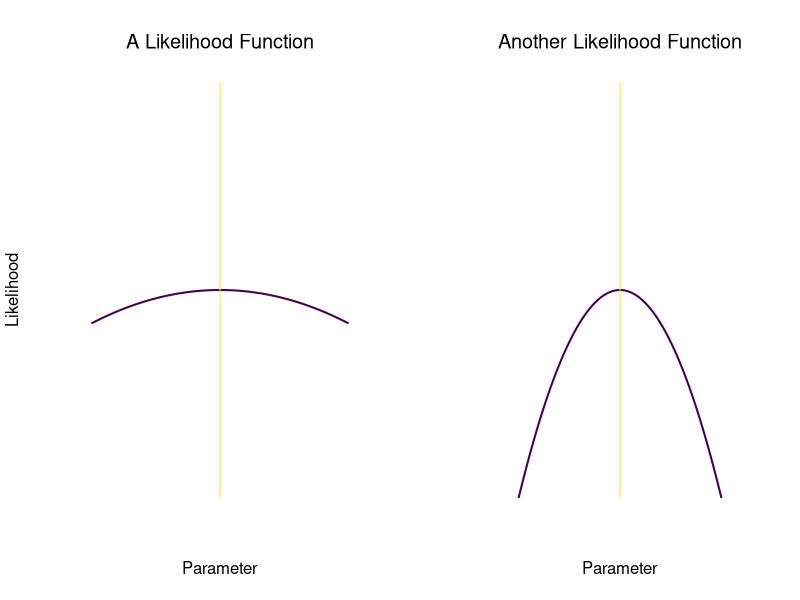
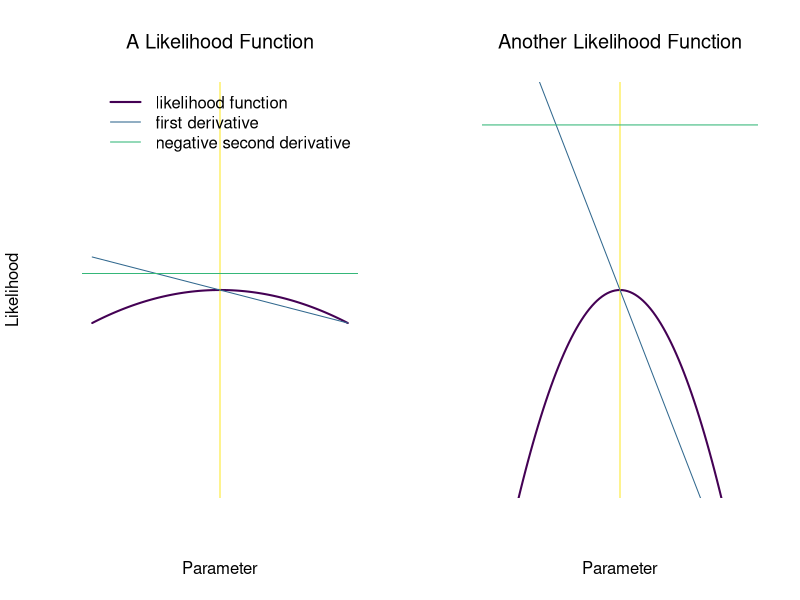
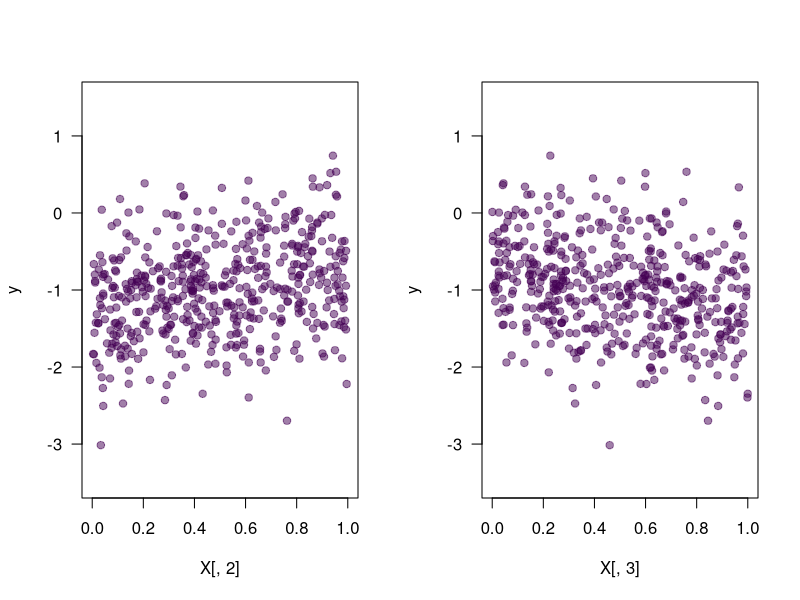
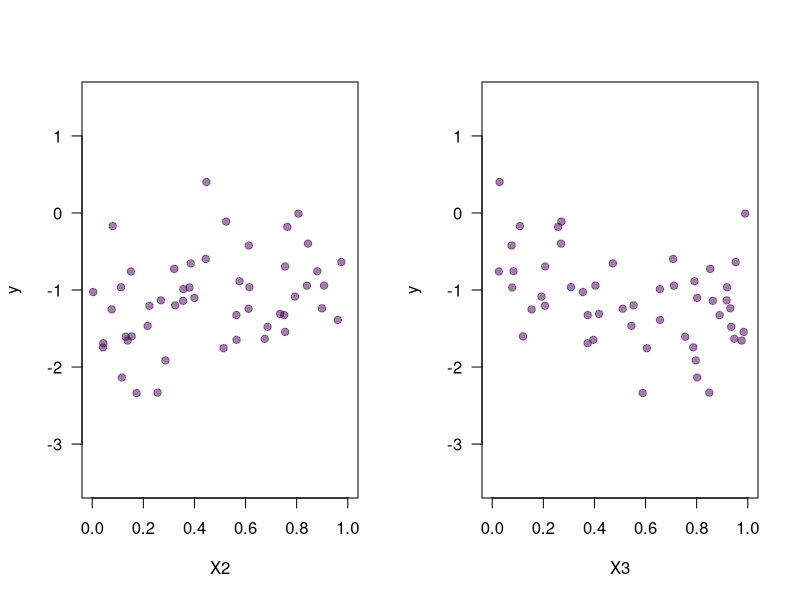
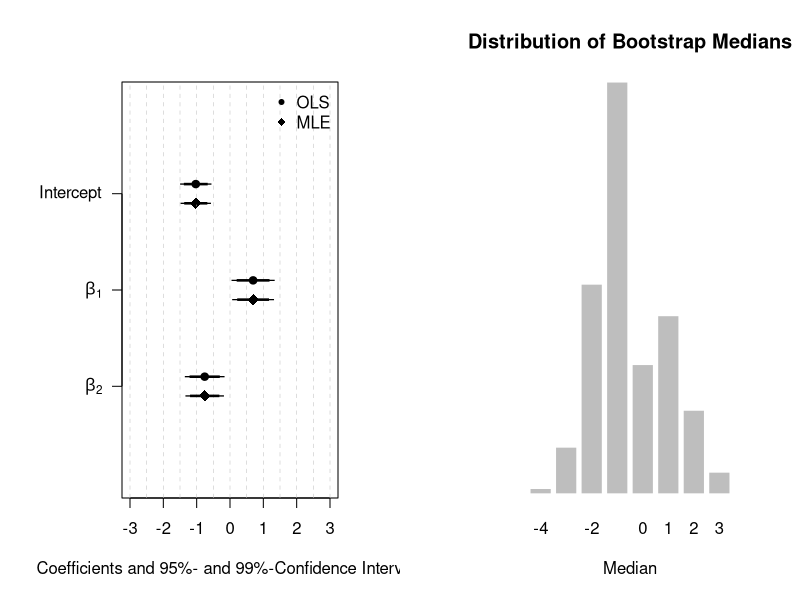
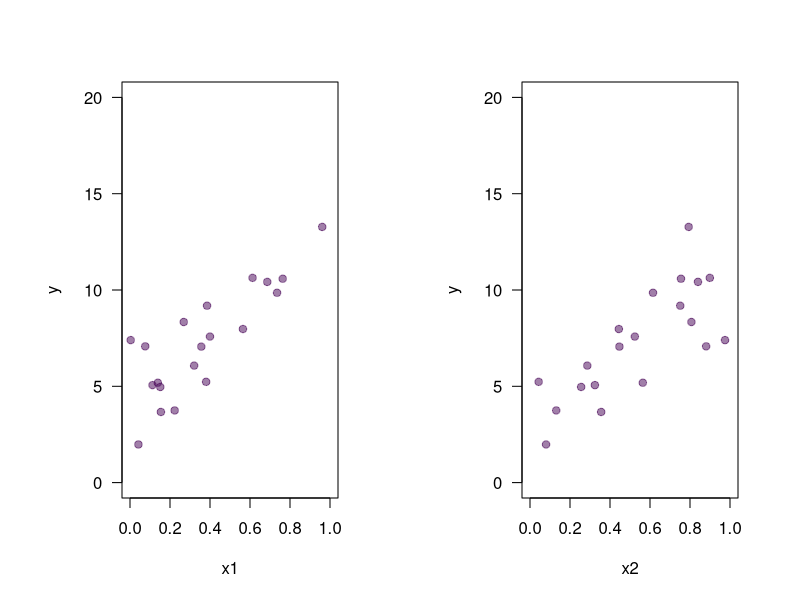

These figures' R source, in order:
## ---- chunk 1
# The first line sets an option for the final document that can be produced from
# the .Rmd file. Don't worry about it.
knitr::opts_chunk$set(echo = TRUE)

# The next bit (lines 50-69) is quite powerful and useful. 
# First you define which packages you need for your analysis and assign it to 
# the p_needed object. 
p_needed <-
  c("viridis", "knitr")

# Now you check which packages are already installed on your computer.
# The function installed.packages() returns a vector with all the installed 
# packages.
packages <- rownames(installed.packages())
# Then you check which of the packages you need are not installed on your 
# computer yet. Essentially you compare the vector p_needed with the vector
# packages. The result of this comparison is assigned to p_to_install.
p_to_install <- p_needed[!(p_needed %in% packages)]
# If at least one element is in p_to_install you then install those missing
# packages.
if (length(p_to_install) > 0) {
  install.packages(p_to_install)
}
# Now that all packages are installed on the computer, you can load them for
# this project. Additionally the expression returns whether the packages were
# successfully loaded.
sapply(p_needed, require, character.only = TRUE)
## ---- chunk 2
par(mfrow = c(1, 2))
curve(-0.3*x^2,
      from = -2,
      to = 2,
      main = "A Likelihood Function",
      font.main = 1,
      ylim = c(-7, 7),
      yaxt = "n",
      xaxt = "n",
      ylab = "Likelihood",
      xlab = "Parameter",
      bty = "n",
      lwd = 2,
      col = viridis(1))
abline(v = 0,
       col = viridis(2)[2])
curve(-3*x^2,
      from = -2,
      to = 2,
      main = "Another Likelihood Function",
      font.main = 1,
      ylim = c(-7, 7),
      yaxt = "n",
      xaxt = "n",
      ylab = "",
      xlab = "Parameter",
      bty = "n",
      lwd = 2,
      col = viridis(1))
abline(v = 0,
       col = viridis(2)[2])
## ---- chunk 3
par(mfrow = c(1, 2))
curve(-0.3*x^2,
      from = -2,
      to = 2,
      main = "A Likelihood Function",
      font.main = 1,
      ylim = c(-7, 7),
      yaxt = "n",
      xaxt = "n",
      ylab = "Likelihood",
      xlab = "Parameter",
      bty = "n",
      lwd = 2,
      col = viridis(1))
abline(v = 0,
       col = viridis(4)[4])
curve(2*(-0.3)*x, # first derivative
      add = T,
      col = viridis(4)[2])
abline(h = -2*(-0.3), # second derivative 
       col = viridis(4)[3])
legend("topright",
       legend = c("likelihood function",
                  "first derivative",
                  "negative second derivative"),
       col = viridis(4)[c(1:3)],
       lwd = c(2,1,1),
       bty = "n")
curve(-3*x^2,
      from = -2,
      to = 2,
      main = "Another Likelihood Function",
      font.main = 1,
      ylim = c(-7, 7),
      yaxt = "n",
      xaxt = "n",
      ylab = "",
      xlab = "Parameter",
      bty = "n",
      lwd = 2,
      col = viridis(1))
abline(v = 0,
       col = viridis(4)[4])
curve(2*(-3)*x, 
      add = T,
      col = viridis(4)[2])
abline(h = -2*(-3),
       col = viridis(4)[3])

## ---- chunk 4

ll_linear <- function(theta, y, X) {
  N <- nrow(X) # Number of observations
  k <- ncol(X) # Number of betas
  
  # Subset the parameter vector theta
  beta_hat <- theta[1:k]
  gamma_hat <- theta[k + 1]
  
  # Ensure that sigma2 is positive
  sigma2_hat <- exp(gamma_hat)
  
  # Calculate the residuals
  e <- y - X %*% beta_hat
  
  # Write down the log-likelihood
  
  llik <-
    -1 / 2 * N * log(2 * pi) - 1 / 2 * N * log(sigma2_hat) - 
    ((t(e) %*% e) / (2 * sigma2_hat))
  
  # Return the log-likelihood for optim()
  return(llik)
}
## ---- chunk 5

set.seed(20230316)

n <- 500
X <- cbind(1, runif(n), runif(n))
beta <- c(-1, 0.6, -0.6)
sigma2 <- 0.3
e <- rnorm(n, 
           mean = 0, 
           sd = sqrt(sigma2)) # Why do we use the sqrt() here?

y <- X %*% beta + e

# Let's quickly plot the bivariate distributions

par(mfrow = c(1, 2))

plot(X[,2], y,
     xlim = c(0,1),
     ylim = c(-3.5, 1.5),
     pch = 19,
     col = viridis(1, 0.5),
     las = 1)
plot(X[,3], y,
     xlim = c(0,1),
     ylim = c(-3.5, 1.5),
     pch = 19,
     col = viridis(1, 0.5),
     las = 1)

## ---- chunk 6

# starting values for theta
startvals <- c(0, 0, 0, 0)

# optimization
res <- optim(
  startvals,
  ll_linear,
  y = y,
  X = X,
  control = list(fnscale = -1),
  method = "L-BFGS-B",
  hessian = TRUE
)

res$par
beta

exp(res$par[4])
sigma2
## ---- chunk 7
res$hessian
## ---- chunk 8
set.seed(20230316)

# we simulate 50 instead of 500 observations
n <- 50 
X <- cbind(1, runif(n), runif(n))
beta <- c(-1, 0.6, -0.6)
sigma2 <- 0.3
e <- rnorm(n, 
           mean = 0, 
           sd = sqrt(sigma2)) # Why do we use the sqrt() here?

y <- X %*% beta + e


par(mfrow = c(1, 2))
plot(X[,2], y,
     xlim = c(0,1),
     ylim = c(-3.5, 1.5),
     pch = 19,
     xlab = "X2",
     col = viridis(1, 0.5),
     las = 1)
plot(X[,3], y,
     xlim = c(0,1),
     ylim = c(-3.5, 1.5),
     pch = 19,
     xlab = "X3",
     col = viridis(1, 0.5),
     las = 1)
## ---- chunk 9
# starting values for theta
startvals <- c(0, 0, 0, 0)

# optimization
res <- optim(
  startvals,
  ll_linear,
  y = y,
  X = X,
  control = list(fnscale = -1),
  method = "L-BFGS-B",
  hessian = TRUE
) 

mle_se <- sqrt(diag(solve(-res$hessian)))


ols <- lm(y ~ X[, 2] + X[, 3])
ols_se <- coef(summary(ols))[, 2]

out <- cbind(res$par[1:3], mle_se[1:3], coef(ols), ols_se)

colnames(out) <- c("MLE", "ML SE", "OLS", "OLS SE")

out
## ---- chunk 10
par(mar = c(5, 6, 4, 3) + 0.1,
    lend = 1)
offset <- 0.1
plot(x = res$par[1:3],
     y = 3:1 - offset,
     xlim = c(-3, 3),
     pch = 18,
     cex = 1.5,
     ylim = c(0,4),
     yaxt = "n",
     ylab = "",
     xlab = "Coefficients and 95%- and 99%-Confidence Intervals")
abline(v = seq(-3, 3, 0.5),
       lty = "dashed",
       lwd = 0.5,
       col = "grey")
points(x = coef(ols),
       y = 3:1 + offset,
       pch = 20,
       cex = 1.5)
# confidence intervals
segments(x0 = res$par[1:3] + qnorm(0.025, 0, mle_se[1:3]),
         x1 = res$par[1:3] + qnorm(0.975, 0, mle_se[1:3]),
         y0 = 3:1 - offset, y1 = 3:1 - offset,
         lwd = 2.5)
segments(x0 = res$par[1:3] + qnorm(0.005, 0, mle_se[1:3]),
         x1 = res$par[1:3] + qnorm(0.995, 0, mle_se[1:3]),
         y0 = 3:1 - offset, y1 = 3:1 - offset,
         lwd = 1.25)
segments(x0 = res$par[1:3] + qnorm(0.025, 0, ols_se[1:3]),
         x1 = res$par[1:3] + qnorm(0.975, 0, ols_se[1:3]),
         y0 = 3:1 + offset, y1 = 3:1 + offset,
         lwd = 2.5)
segments(x0 = res$par[1:3] + qnorm(0.005, 0, ols_se[1:3]),
         x1 = res$par[1:3] + qnorm(0.995, 0, ols_se[1:3]),
         y0 = 3:1 + offset, y1 = 3:1 + offset,
         lwd = 1.25)
legend("topright",
       pch = c(20, 18),
       legend = c("OLS", "MLE"),
       # box.lwd = 0,
       bty = "n",
       bg = NULL)
axis(2,
     at = 3:1,
     labels = c("Intercept", expression(beta[1]), expression(beta[2])),
     las = 1)
# axis(4,
#      at = 3:1 - offset,
#      labels = rep("MLE", 3),
#      las = 1)
# axis(4,
#      at = 3:1 + offset,
#      labels = rep("OLS", 3),
#      las = 1)
## ---- chunk 11
data <- round(rnorm(99, 0, 10)) # why not 100?

# Use the sample to obtain a bootstrap sample.

bs_samp <- sample(data, replace = TRUE) # Why replace = TRUE?

# Calculate the median of the bootstrap sample.
median(bs_samp)
median(data)
## ---- chunk 12

bootstrap_fct <- function(data) {
  bs_samp <- sample(data, replace = TRUE)
  bs_samp_med <- median(bs_samp)
  return(bs_samp_med)
}

res <- replicate(1000, bootstrap_fct(data))

barplot(table(res),
        main = "Distribution of Bootstrap Medians",
        xlab = "Median",
        yaxt = "n",
        ylab = "",
        col = "grey",
        border = "white")

# The estimated Standard Error
sqrt(var(res))
sd(res)

median(data)
median(res)
## ---- chunk 13
set.seed(20230316)
n <- 20
X <- cbind(1, runif(n), runif(n))
beta <- runif(ncol(X)) * 10
sigma2 <- 0.3
e <- rnorm(n, 0, sqrt(sigma2))
y <- X %*% beta + e

df <- data.frame("y" = y, "x1" = X[, 2], "x2" = X[, 3])

par(mfrow = c(1, 2))
plot(df$x1, df$y,
     xlim = c(0,1),
     ylim = c(0, 20),
     pch = 19,
     col = viridis(1, 0.5),
     las = 1,
     xlab = "x1",
     ylab = "y")
plot(df$x2, df$y,
     xlim = c(0,1),
     ylim = c(0, 20),
     pch = 19,
     col = viridis(1, 0.5),
     las = 1,
     xlab = "x2",
     ylab = "y")
## ---- chunk 14
set.seed(20210415)

n <- 500
X <- cbind(1, runif(n), runif(n))
beta <- c(0.6, 0.8, 0)
sigma2 <- 0.3
e <- rnorm(n, 0, sqrt(sigma2))
y <- X %*% beta + e

# starting values for theta
startvals <- c(0, 0, 0, 0)

# the unrestricted model includes all independent variables:
unrestricted <- optim(
  startvals,
  ll_linear,
  y = y,
  X = X,
  control = list(fnscale = -1),
  method = "L-BFGS-B"
)



# the restricted model only inclueds X_1
startvals2 <- c(0, 0, 0) # Why three this time?
restricted <- optim(
  startvals2,
  ll_linear,
  y = y,
  X = X[, 1:2],
  # restricted model
  control = list(fnscale = -1),
  method = "L-BFGS-B"
)

# Call the log-likelihoods

unrestricted$value
restricted$value

R <- 2 * (unrestricted$value - restricted$value)

pchisq(R, 
       df = 1, # In this case the number of restrictions is 1.
       lower.tail = FALSE) 
## ---- chunk 15
set.seed(20210415)

n <- 500
X <- cbind(1, runif(n), runif(n))
beta <- c(0.6, 0.8, 0.1)
sigma2 <- 0.3
e <- rnorm(n, 0, sqrt(sigma2))
y <- X %*% beta + e

# starting values for theta
startvals <- c(0, 0, 0, 0)

# the unrestricted model includes all independent variables:
unrestricted <- optim(
  startvals,
  ll_linear,
  y = y,
  X = X,
  control = list(fnscale = -1),
  method = "BFGS"
)



# the restricted model only inclueds X_1
startvals2 <- c(0, 0, 0) # Why three this time?
restricted <- optim(
  startvals2,
  ll_linear,
  y = y,
  X = X[, 1:2],
  # restricted model
  control = list(fnscale = -1),
  method = "BFGS"
)

# Call the log-likelihoods

unrestricted$value
restricted$value

R <- 2 * (unrestricted$value - restricted$value)

pchisq(R, 
       df = 1, # In this case the number of restrictions is 1.
       lower.tail = FALSE) 
